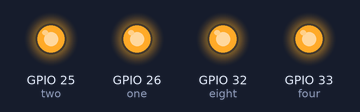
The sketch below on a simulated ESP32. Shown: output pins drawn as LEDs (lit = HIGH).

Above: at 0.3 s.
At 1.8 s:
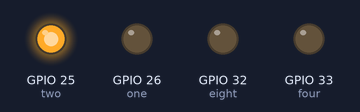
At 4.1 s:
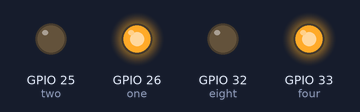
At 7.8 s:
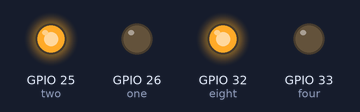
At 10.8 s:
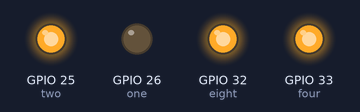
At 16.1 s:
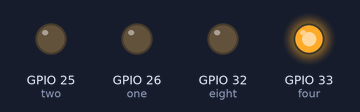
Timing chart, 0 to 16.6 s (numbered marks = the images above):
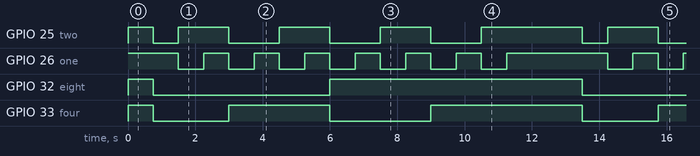

The sketch:

02-Counter.ino
```cpp
int one = 26;
int two = 25;
int four = 33;
int eight = 32;

long delayStop = 750;

void setup() {
  pinMode(one, OUTPUT);
  pinMode(two, OUTPUT);
  pinMode(four, OUTPUT);
  pinMode(eight, OUTPUT);
}

void loop() {

  // confirmation
  digitalWrite(one, HIGH);
  digitalWrite(two, HIGH);
  digitalWrite(four, HIGH);
  digitalWrite(eight, HIGH);
  delay(delayStop);

  // 1
  digitalWrite(one, HIGH);
  digitalWrite(two, LOW);
  digitalWrite(four, LOW);
  digitalWrite(eight, LOW);
  delay(delayStop);

  // 2
  digitalWrite(one, LOW);
  digitalWrite(two, HIGH);
  digitalWrite(four, LOW);
  digitalWrite(eight, LOW);
  delay(delayStop);

  // 3
  digitalWrite(one, HIGH);
  digitalWrite(two, HIGH);
  digitalWrite(four, LOW);
  digitalWrite(eight, LOW);
  delay(delayStop);

  // 4
  digitalWrite(one, LOW);
  digitalWrite(two, LOW);
  digitalWrite(four, HIGH);
  digitalWrite(eight, LOW);
  delay(delayStop);

  // 5
  digitalWrite(one, HIGH);
  digitalWrite(two, LOW);
  digitalWrite(four, HIGH);
  digitalWrite(eight, LOW);
  delay(delayStop);

  // 6
  digitalWrite(one, LOW);
  digitalWrite(two, HIGH);
  digitalWrite(four, HIGH);
  digitalWrite(eight, LOW);
  delay(delayStop);

  // 7
  digitalWrite(one, HIGH);
  digitalWrite(two, HIGH);
  digitalWrite(four, HIGH);
  digitalWrite(eight, LOW);
  delay(delayStop);

  // 8
  digitalWrite(one, LOW);
  digitalWrite(two, LOW);
  digitalWrite(four, LOW);
  digitalWrite(eight, HIGH);
  delay(delayStop);

  // 9
  digitalWrite(one, HIGH);
  digitalWrite(two, LOW);
  digitalWrite(four, LOW);
  digitalWrite(eight, HIGH);
  delay(delayStop);

  // 10
  digitalWrite(one, LOW);
  digitalWrite(two, HIGH);
  digitalWrite(four, LOW);
  digitalWrite(eight, HIGH);
  delay(delayStop);

  // 11
  digitalWrite(one, HIGH);
  digitalWrite(two, HIGH);
  digitalWrite(four, LOW);
  digitalWrite(eight, HIGH);
  delay(delayStop);

  // 12
  digitalWrite(one, LOW);
  digitalWrite(two, LOW);
  digitalWrite(four, HIGH);
  digitalWrite(eight, HIGH);
  delay(delayStop);

  // 13
  digitalWrite(one, HIGH);
  digitalWrite(two, LOW);
  digitalWrite(four, HIGH);
  digitalWrite(eight, HIGH);
  delay(delayStop);

  // 14
  digitalWrite(one, LOW);
  digitalWrite(two, HIGH);
  digitalWrite(four, HIGH);
  digitalWrite(eight, HIGH);
  delay(delayStop);

  // 15
  digitalWrite(one, HIGH);
  digitalWrite(two, HIGH);
  digitalWrite(four, HIGH);
  digitalWrite(eight, HIGH);
  delay(delayStop);

  // confirmation
  digitalWrite(one, HIGH);
  digitalWrite(two, HIGH);
  digitalWrite(four, HIGH);
  digitalWrite(eight, HIGH);
  delay(delayStop);
}
```

Measured:
- by itself, GPIO 25 (two): repeats every 12.8 s: LOW 0.75 s, 3 × (HIGH 1.5 s, LOW 1.5 s), HIGH 3.0 s
- by itself, GPIO 26 (one): repeats every 12.8 s: 6 × (LOW 0.75 s, HIGH 0.75 s), LOW 0.75 s, HIGH 3.0 s
- by itself, GPIO 32 (eight): repeats every 12.8 s: LOW 5.3 s, HIGH 7.5 s
- by itself, GPIO 33 (four): repeats every 12.8 s: LOW 2.3 s, HIGH 3.0 s, LOW 3.0 s, HIGH 4.5 s
